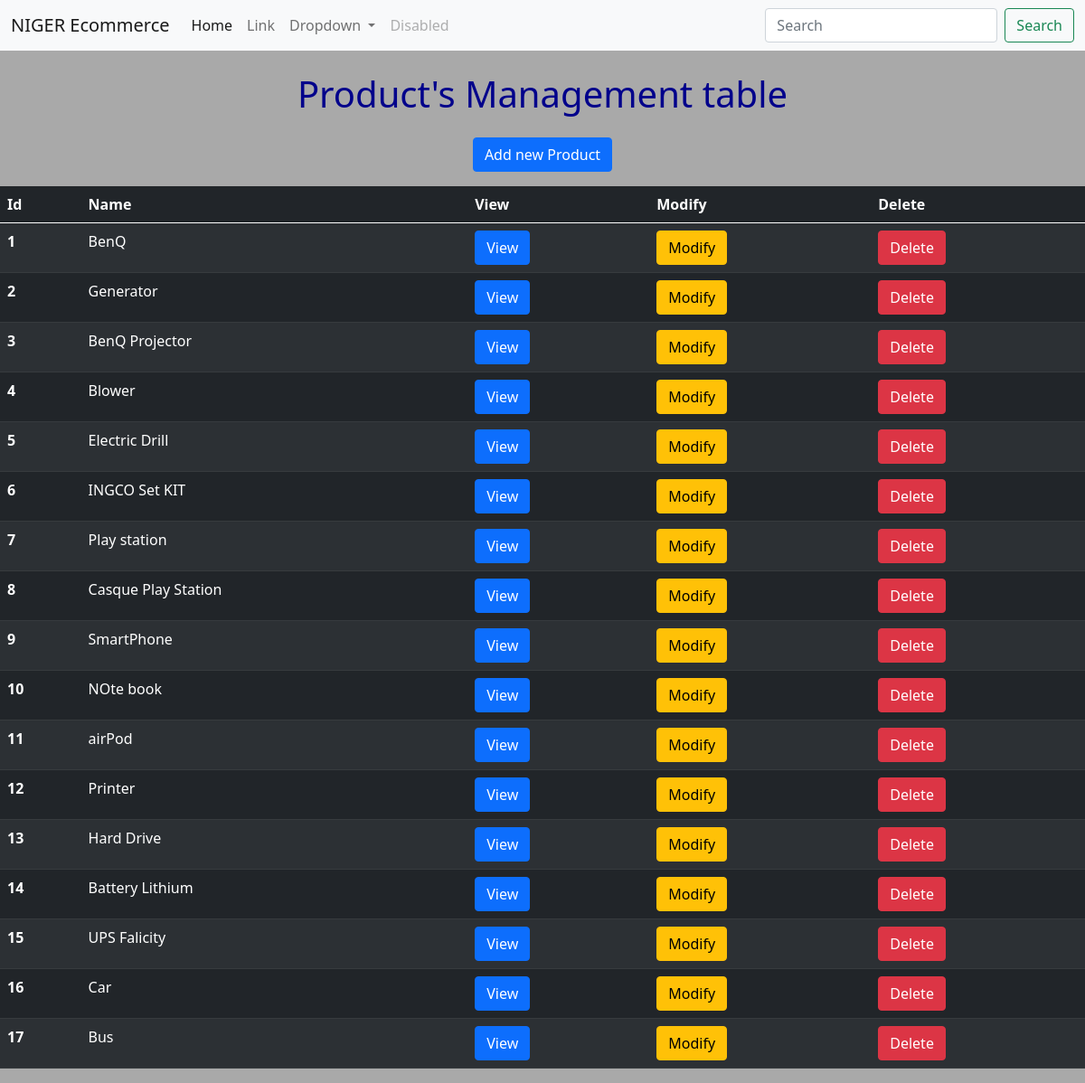
/product_table (signed in), run on an earlier commit of the app's database.
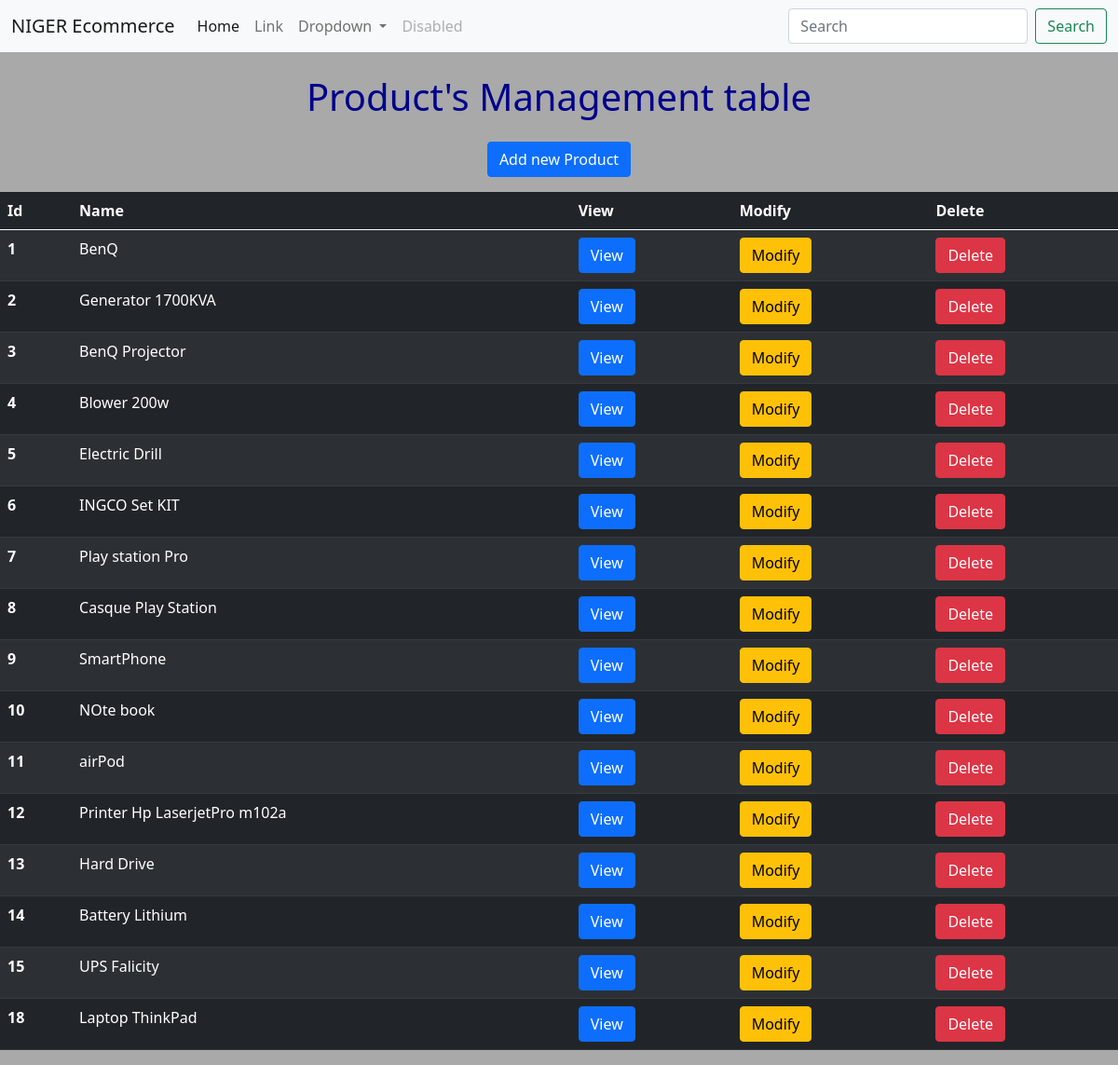
And on a later commit of the database.
### product/models.py (models this page shows, shortened)
class Product(models.Model):
    name = models.CharField(max_length=200)
    description = models.TextField()
    price = models.DecimalField(decimal_places=3, max_digits=100000)
    image = models.ImageField(upload_to='image', blank=True)
    slug = models.SlugField(null=True)
    date_time = models.DateTimeField(null=True)
    actif = models.BooleanField(default=True)
    def get_absolute_url(self):
        return reverse("update", kwargs={"my_id": self.pk})

### product/views.py (the view)
# urls.py: path('product_table', product_table, name='table'),
@login_required
def product_table(request):
    obj = Product.objects.all()
    return render(request, 'products/product_table.html', {'obj':obj})

### templates/products/product_table.html
{% extends "base.html" %}
{% block content %}
    <center>
        <h1 style="color: darkblue;">Product's Management table</h1>
        <a href="{% url 'create' %}" class="btn btn-primary m-3">Add new Product</a>
        <table class="table table-dark table-striped">
            <thead>
                <tr>
                  <th scope="col">Id</th>
                  <th scope="col">Name</th>
                  <th scope="col">View</th>
                  <th scope="col">Modify</th>
                  <th scope="col">Delete</th>
                </tr>
            </thead>
            <tbody>
                {% for product in obj %}
                    <tr>
                        <th scope="row">{{ product.id }}</th>
                        <td>{{ product.name }}</td>
                        <td><a href="" class="btn btn-primary">View</a></td>
                        <td><a href="{{ product.get_absolute_url }}" class="btn btn-warning">Modify</a></td>
                        <td><a href="product_delete/{{product.id}}" class="btn btn-danger">Delete</a></td>
                    </tr>
                {% endfor %}
            </tbody>
        </table>
    </center>
{% endblock content %}

What changed in the data, as far as the page shows it:
removed Product: id "16", name "Car"
removed Product: id "17", name "Bus"
changed Product id 2: name "Generator" → "Generator 1700KVA"
changed Product id 4: name "Blower" → "Blower 200w"
changed Product id 7: name "Play station" → "Play station Pro"
changed Product id 12: name "Printer" → "Printer Hp LaserjetPro m102a"
added Product: id "18", name "Laptop ThinkPad"
